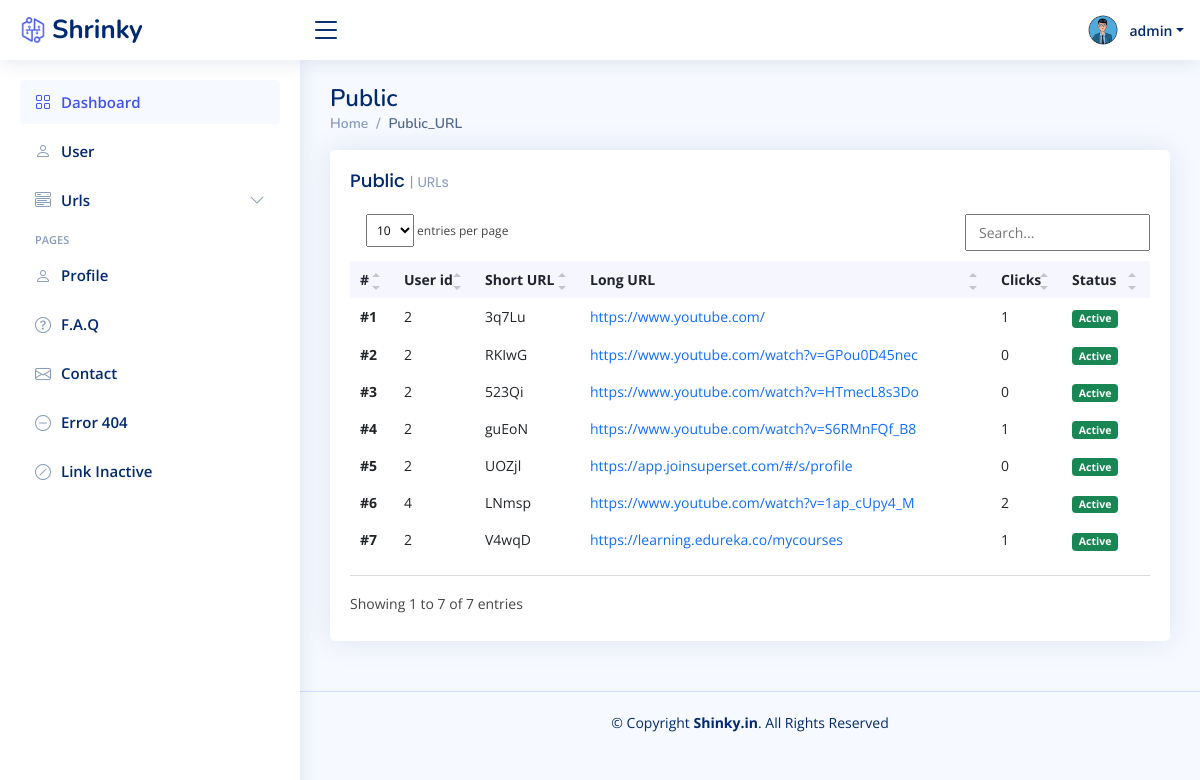
The app's page /Public_list/ (signed in), older data.
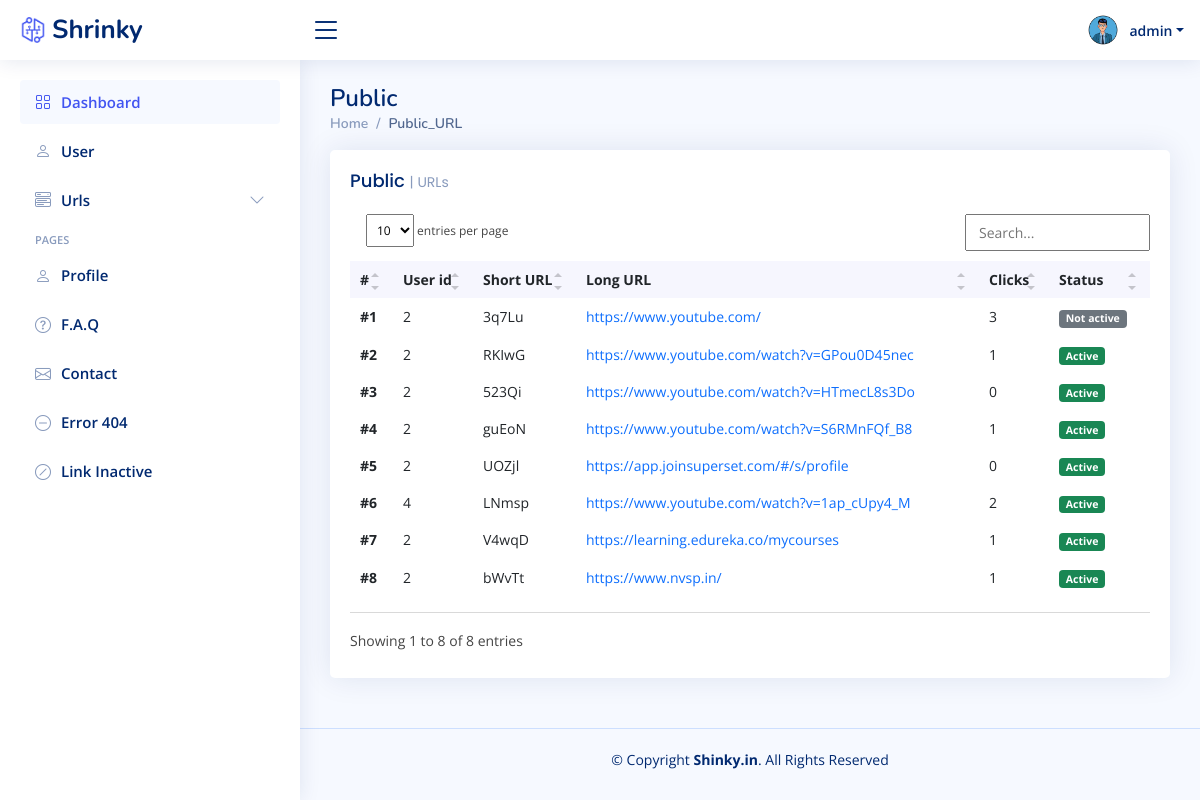
The same page, newer data.
### APP/models.py (models this page shows, shortened)
class User(AbstractBaseUser):
    name = models.CharField(max_length=255)
    email = models.EmailField(verbose_name="Email Address", unique=True)
    username = models.CharField(max_length=30, unique=True)
    contact = models.CharField(max_length=20, blank=True)
    image = models.ImageField(blank=True, null=True)
    is_active = models.BooleanField(default=True)
    is_staff = models.BooleanField(default=False)
    is_superuser = models.BooleanField(default=False)
    date_joined = models.DateTimeField(auto_now_add=True)
    USERNAME_FIELD = "username"
    REQUIRED_FIELDS = ["email"]
    objects = CustomUserManager()

class Public_URL(models.Model):
    user = models.ForeignKey(User, on_delete=models.CASCADE)
    short_url = models.CharField(max_length=255)
    long_url = models.CharField(max_length=500)
    Created_at = models.CharField(max_length=50)
    clicks = models.IntegerField(default=0)
    status = models.BooleanField(default=True)

### FunUrl_V2/views/admin_views.py (the view)
# urls.py: path("Public_list/", admin_views.Public_list, name="Public_list"),
def Public_list(request):
    if request.user.is_authenticated and request.user.is_staff:
        url_list = Public_URL.objects.all()
        context = {"url_list": url_list}
        return render(request, "./Admin/Admin_Public.html", context)
    else:
        return redirect("/login")

### templates/Admin/Admin_Public.html
{% extends './Base.html' %}
{% block title %} Public_URL {% endblock title%} {%block main %}
<main id="main" class="main mt-1">
  <div class="pagetitle">
    <h1>Public</h1>
    <nav>
      <ol class="breadcrumb">
        <li class="breadcrumb-item"><a href="index.html">Home</a></li>
        <li class="breadcrumb-item active">Public_URL</li>
      </ol>
    </nav>
  </div>
  <section class="section dashboard">
    <div class="row">
      <div class="col-lg-12">
        <div class="row">
          <div class="col-12">
            <div class="card recent-sales overflow-auto">
              <div class="card-body">
                <h5 class="card-title">Public <span>| URLs</span></h5>
                <table class="table table-borderless datatable">
                  <thead>
                    <tr>
                      <th scope="col">#</th>
                      <th scope="col">User id</th>
                      <th scope="col">Short URL</th>
                      <th scope="col">Long URL</th>
                      <th scope="col">Clicks</th>
                      <th scope="col">Status</th>
                    </tr>
                  </thead>
                  <tbody>
                    {% for url in url_list%}
                    <tr>
                      <th scope="row">#{{forloop.counter}}</th>
                      <td>{{url.user_id}}</td>
                      <td>{{url.short_url}}</td>
                      <td>
                        <a href="{{url.long_url}}" class="text-primary"
                          >{{url.long_url|truncatechars:50}}</a
                        >
                      </td>
                      <td>{{url.clicks}}</td>
                      {% if url.status %}
                      <td>
                        <span class="badge bg-success me-2">Active</span>
                      </td>
                      {% else %}
                      <td>
                        <span class="badge bg-secondary">Not active</span>
                      </td>
                      {% endif %}
                    </tr>
                    {% endfor %}
                  </tbody>
                </table>
              </div>
            </div>
          </div>
        </div>
      </div>
    </div>
  </section>
</main>
{% endblock main %}

### templates/Admin/Base.html (shortened to what this page needs)
{%load static %}
<!DOCTYPE html>
<html lang="en">
  <head>
    <link href="{% static 'assets/css/bootstrap.min.css'%}" rel="stylesheet" />
    <link
      href="{% static 'assets/css/bootstrap-icons.css'%}"
      rel="stylesheet"
    />
    <link href="{% static 'assets/css/boxicons.min.css'%}" rel="stylesheet" />
    <link href="{% static 'assets/css/quill.snow.css'%}" rel="stylesheet" />
    <link href="{% static 'assets/css/quill.bubble.css'%}" rel="stylesheet" />
    <link href="{% static 'assets/css/remixicon.css'%}" rel="stylesheet" />
    <link
      href="{% static 'assets/css/simple-datatables.css'%}"
      rel="stylesheet"
    />
    <link href="{% static 'assets/css/style.css'%}" rel="stylesheet" />
    <link href="{% static 'assets/css/U_Style.css'%}" rel="stylesheet" />
  </head>
  <body>
    {% if request.user.is_authenticated %}
    {% include './includes/header.html'%}
    {% include './includes/sidebar.html'%}
    {% block main %}{% endblock main%}
    {% include './includes/footer.html'%} {% endif %}
  </body>
</html>

### templates/Admin/includes/header.html (shortened to what this page needs)
{%load static%}
<header id="header" class="header sticky-top d-flex align-items-center">
  <div class="d-flex align-items-center justify-content-between">
    <a href="/" class="logo d-flex align-items-center">
      <img src="{% static 'assets/img/new_logo_bg.png'%}" alt="" />
      <span class="d-none d-lg-block">Shrinky </span>
    </a>
    <i class="bi bi-list toggle-sidebar-btn"></i>
  </div>
  <nav class="header-nav ms-auto">
    <ul class="d-flex align-items-center">
      <li class="nav-item dropdown pe-3">
        <a
          class="nav-link nav-profile d-flex align-items-center pe-0"
          href="#"
          data-bs-toggle="dropdown"
        >
          <img
            src="{% static 'assets/img/default_pic.png'%}"
            alt="Profile"
            class="rounded-circle w-5"
          />
          <span class="d-none d-md-block dropdown-toggle ps-2"
            >{{ user.username }}</span
          >
        </a>
      </li>
    </ul>
  </nav>
</header>

### templates/Admin/includes/sidebar.html (shortened to what this page needs)
<aside id="sidebar" class="sidebar">
  <ul class="sidebar-nav" id="sidebar-nav">
    <li class="nav-item">
      <a class="nav-link" href="{% url 'dashboard' %}">
        <i class="bi bi-grid"></i> <span>Dashboard</span>
      </a>
    </li>
    <li class="nav-item">
      <a class="nav-link collapsed" href="{% url 'users' %}">
        <i class="bi bi-person"></i> <span>User</span>
      </a>
    </li>
    <li class="nav-item">
      <a
        class="nav-link collapsed"
        data-bs-target="#components-nav"
        data-bs-toggle="collapse"
        href="#"
      >
        <i class="bi bi-menu-button-wide"></i><span>Urls</span
        ><i class="bi bi-chevron-down ms-auto"></i>
      </a>
    </li>
    <li class="nav-heading">Pages</li>
    <li class="nav-item">
      <a class="nav-link collapsed" href="{% url 'profile' %}">
        <i class="bi bi-person"></i> <span>Profile</span>
      </a>
    </li>
    <li class="nav-item">
      <a class="nav-link collapsed" href="pages-faq.html">
        <i class="bi bi-question-circle"></i> <span>F.A.Q</span>
      </a>
    </li>
    <li class="nav-item">
      <a class="nav-link collapsed" href="pages-contact.html">
        <i class="bi bi-envelope"></i> <span>Contact</span>
      </a>
    </li>
    <li class="nav-item">
      <a class="nav-link collapsed" href="{% url 'page404' %}">
        <i class="bi bi-dash-circle"></i> <span>Error 404</span>
      </a>
    </li>
    <li class="nav-item">
      <a class="nav-link collapsed" href="{% url 'Pageinactive' %}">
        <i class="bi bi-slash-circle"></i> <span>Link Inactive</span>
      </a>
    </li>
  </ul>
</aside>

### templates/Admin/includes/footer.html
<footer id="footer" class="footer">
  <div class="copyright">
    &copy; Copyright <strong><span>Shinky.in</span></strong
    >. All Rights Reserved
  </div>
</footer>

### static/assets/css/simple-datatables.css (style rules this page uses)
.dataTable-table { max-width: 100%; width: 100%; border-spacing: 0; border-collapse: separate; }
.dataTable-table > tbody > tr > td, .dataTable-table > tbody > tr > th, .dataTable-table > tfoot > tr > td, .dataTable-table > tfoot > tr > th, .dataTable-table > thead > tr > td, .dataTable-table > thead > tr > th { vertical-align: top; padding: 8px 10px; }
.dataTable-table > thead > tr > th { vertical-align: bottom; text-align: left; border-bottom: 1px solid #d9d9d9; }
.dataTable-table th { vertical-align: bottom; text-align: left; }

### static/assets/css/style.css (style rules this page uses)
:root { scroll-behavior: smooth; }
body { font-family: "Open Sans", sans-serif; background: #f6f9ff; color: #444444; }
a { color: #4154f1; text-decoration: none; }
h1, h2, h3, h4, h5, h6 { font-family: "Nunito", sans-serif; }
#main { margin-top: 60px; padding: 20px 30px; transition: all 0.3s; }
.pagetitle { margin-bottom: 10px; }
.pagetitle h1 { font-size: 24px; margin-bottom: 0; font-weight: 600; color: #012970; }
.card { margin-bottom: 30px; border: none; border-radius: 5px; box-shadow: 0px 0 30px rgba(1, 41, 112, 0.1); }
.card-title { padding: 20px 0 15px 0; font-size: 18px; font-weight: 500; color: #012970; font-family: "Poppins", sans-serif; }
.card-title span { color: #899bbd; font-size: 14px; font-weight: 400; }
.card-body { padding: 0 20px 20px 20px; }
.breadcrumb { font-size: 14px; font-family: "Nunito", sans-serif; color: #899bbd; font-weight: 600; }
.breadcrumb a { color: #899bbd; transition: 0.3s; }
.breadcrumb .breadcrumb-item::before { color: #899bbd; }
.breadcrumb .active { color: #51678f; font-weight: 600; }
.logo { line-height: 1; }
@media (min-width: 1200px) { .logo { width: 280px; } }
.logo img { max-height: 26px; margin-right: 6px; }
.logo span { font-size: 26px; font-weight: 700; color: #012970; font-family: "Nunito", sans-serif; }
.header { transition: all 0.5s; z-index: 997; height: 60px; box-shadow: 0px 2px 20px rgba(1, 41, 112, 0.1); background-color: #fff; padding-left: 20px; }
.header .toggle-sidebar-btn { font-size: 32px; padding-left: 10px; cursor: pointer; color: #012970; }
.header-nav ul { list-style: none; }
.header-nav > ul { margin: 0; padding: 0; }
.header-nav .nav-profile { color: #012970; }
.header-nav .nav-profile img { max-height: 36px; }
.header-nav .nav-profile span { font-size: 14px; font-weight: 600; }
.sidebar { position: fixed; top: 60px; left: 0; bottom: 0; width: 300px; z-index: 996; transition: all 0.3s; padding: 20px; overflow-y: auto; scrollbar-width: thin; scrollbar-color: #aab7cf transparent; box-shadow: 0px 0px 20px rgba(1, 41, 112, 0.1); background-color: #fff; }
@media (min-width: 1200px) { #main, #footer { margin-left: 300px; } }
.sidebar-nav { padding: 0; margin: 0; list-style: none; }
.sidebar-nav li { padding: 0; margin: 0; list-style: none; }
.sidebar-nav .nav-item { margin-bottom: 5px; }
.sidebar-nav .nav-heading { font-size: 11px; text-transform: uppercase; color: #899bbd; font-weight: 600; margin: 10px 0 5px 15px; }
.sidebar-nav .nav-link { display: flex; align-items: center; font-size: 15px; font-weight: 600; color: #4154f1; transition: 0.3; background: #f6f9ff; padding: 10px 15px; border-radius: 4px; }
.sidebar-nav .nav-link i { font-size: 16px; margin-right: 10px; color: #4154f1; }
.sidebar-nav .nav-link.collapsed { color: #012970; background: #fff; }
.sidebar-nav .nav-link.collapsed i { color: #899bbd; }
.sidebar-nav .nav-link .bi-chevron-down { margin-right: 0; transition: transform 0.2s ease-in-out; }
.dashboard .recent-sales { font-size: 14px; }
.dashboard .recent-sales .table thead { background: #f6f6fe; }
.dashboard .recent-sales .table thead th { border: 0; }
.footer { padding: 20px 0; font-size: 14px; transition: all 0.3s; border-top: 1px solid #cddfff; }
.footer .copyright { text-align: center; color: #012970; }

Row changes from the older to the newer data that the page shows:
changed Public_URL "3q7Lu": clicks "1" → "3"; status "Active" → "Not active"
changed Public_URL "RKIwG": clicks "0" → "1"
added Public_URL: user_id "2", short_url "bWvTt", long_url "https://www.nvsp.in/", clicks "1", status "Active"
Text that changed along with them:
text written by a page script: "entries per page Showing 1 to 7 of 7 entries" → "entries per page Showing 1 to 8 of 8 entries"
